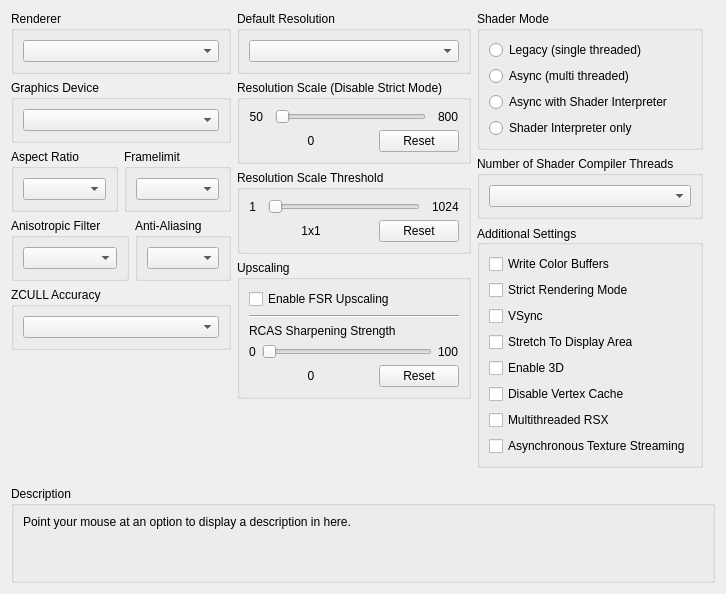
      <widget class="QWidget" name="gpuTab">
       <attribute name="title">
        <string>GPU</string>
       </attribute>
       <layout class="QVBoxLayout" name="gpuTab_layout" stretch="0,1,0">
        <item>
         <layout class="QHBoxLayout" name="gpuTabLayout" stretch="1,1,1">
          <item>
           <layout class="QVBoxLayout" name="gpuTabLayoutLeft">
            <item>
             <widget class="QGroupBox" name="gb_renderer">
              <property name="title">
               <string>Renderer</string>
              </property>
              <layout class="QVBoxLayout" name="gb_renderer_layout">
               <item>
                <widget class="QComboBox" name="renderBox"/>
               </item>
              </layout>
             </widget>
            </item>
            <item>
             <widget class="QGroupBox" name="gb_graphicsAdapter">
              <property name="title">
               <string>Graphics Device</string>
              </property>
              <layout class="QVBoxLayout" name="gb_graphicsAdapter_layout">
               <item>
                <widget class="QComboBox" name="graphicsAdapterBox"/>
               </item>
              </layout>
             </widget>
            </item>
            <item>
             <widget class="QWidget" name="widget_gpu_top" native="true">
              <layout class="QHBoxLayout" name="widget_gpu_top_layout" stretch="1,1">
               <property name="leftMargin">
                <number>0</number>
               </property>
               <property name="topMargin">
                <number>0</number>
               </property>
               <property name="rightMargin">
                <number>0</number>
               </property>
               <property name="bottomMargin">
                <number>0</number>
               </property>
               <item>
                <widget class="QGroupBox" name="gb_aspectRatio">
                 <property name="title">
                  <string>Aspect Ratio</string>
                 </property>
                 <layout class="QVBoxLayout" name="gb_aspectRatio_layout">
                  <item>
                   <widget class="QComboBox" name="aspectBox"/>
                  </item>
                 </layout>
                </widget>
               </item>
               <item>
                <widget class="QGroupBox" name="gb_frameLimit">
                 <property name="title">
                  <string>Framelimit</string>
                 </property>
                 <layout class="QVBoxLayout" name="gb_frameLimit_layout">
                  <item>
                   <widget class="QComboBox" name="frameLimitBox"/>
                  </item>
                 </layout>
                </widget>
               </item>
              </layout>
             </widget>
            </item>
            <item>
             <widget class="QWidget" name="widget_gpu_bottom" native="true">
              <layout class="QHBoxLayout" name="widget_gpu_bottom_layout" stretch="1,1">
               <property name="leftMargin">
                <number>0</number>
               </property>
               <property name="topMargin">
                <number>0</number>
               </property>
               <property name="rightMargin">
                <number>0</number>
               </property>
               <property name="bottomMargin">
                <number>0</number>
               </property>
               <item>
                <widget class="QGroupBox" name="gb_anisotropicFilter">
                 <property name="title">
                  <string>Anisotropic Filter</string>
                 </property>
                 <layout class="QVBoxLayout" name="gb_anisotropicFilter_layout">
                  <item>
                   <widget class="QComboBox" name="anisotropicFilterOverride"/>
                  </item>
                 </layout>
                </widget>
               </item>
               <item>
                <widget class="QGroupBox" name="gb_antiAliasing">
                 <property name="title">
                  <string>Anti-Aliasing</string>
                 </property>
                 <layout class="QVBoxLayout" name="gb_antiAliasing_layout">
                  <item>
                   <widget class="QComboBox" name="antiAliasing"/>
                  </item>
                 </layout>
                </widget>
               </item>
              </layout>
             </widget>
            </item>
            <item>
             <widget class="QWidget" name="widget_gpu_3" native="true">
              <layout class="QHBoxLayout" name="widget_gpu_3_layout" stretch="1">
               <property name="leftMargin">
                <number>0</number>
               </property>
               <property name="topMargin">
                <number>0</number>
               </property>
               <property name="rightMargin">
                <number>0</number>
               </property>
               <property name="bottomMargin">
                <number>0</number>
               </property>
               <item>
                <widget class="QGroupBox" name="gbZCULL">
                 <property name="title">
                  <string>ZCULL Accuracy</string>
                 </property>
                 <layout class="QVBoxLayout" name="gbZCULL_layout">
                  <item>
                   <widget class="QComboBox" name="zcullPrecisionMode"/>
                  </item>
                 </layout>
                </widget>
               </item>
              </layout>
             </widget>
            </item>
            <item>
             <spacer name="gpu_tab_layout_right_spacer">
              <property name="orientation">
               <enum>Qt::Vertical</enum>
              </property>
              <property name="sizeType">
               <enum>QSizePolicy::MinimumExpanding</enum>
              </property>
              <property name="sizeHint" stdset="0">
               <size>
                <width>0</width>
                <height>0</height>
               </size>
              </property>
             </spacer>
            </item>
           </layout>
          </item>
          <item>
           <layout class="QVBoxLayout" name="gpuTabLayoutMiddle">
            <item>
             <widget class="QGroupBox" name="gb_default_resolution">
              <property name="title">
               <string>Default Resolution</string>
              </property>
              <layout class="QVBoxLayout" name="gb_default_resolution_layout">
               <item>
                <widget class="QComboBox" name="resBox"/>
               </item>
              </layout>
             </widget>
            </item>
            <item>
             <layout class="QVBoxLayout" name="layout_resolution_scale">
              <property name="spacing">
               <number>6</number>
              </property>
              <property name="leftMargin">
               <number>0</number>
              </property>
              <item>
               <widget class="QGroupBox" name="gb_resolutionScale">
                <property name="title">
                 <string>Resolution Scale (Disable Strict Mode)</string>
                </property>
                <layout class="QVBoxLayout" name="gb_resolutionScale_layout">
                 <item>
                  <widget class="QWidget" name="resolutionScaleLayoutTop" native="true">
                   <layout class="QHBoxLayout" name="horizontalLayout_23" stretch="0,1,0">
                    <property name="spacing">
                     <number>12</number>
                    </property>
                    <property name="leftMargin">
                     <number>0</number>
                    </property>
                    <property name="topMargin">
                     <number>0</number>
                    </property>
                    <property name="rightMargin">
                     <number>0</number>
                    </property>
                    <property name="bottomMargin">
                     <number>0</number>
                    </property>
                    <item>
                     <widget class="QLabel" name="resolutionScaleMin">
                      <property name="text">
                       <string>50</string>
                      </property>
                      <property name="alignment">
                       <set>Qt::AlignRight|Qt::AlignTrailing|Qt::AlignVCenter</set>
                      </property>
                     </widget>
                    </item>
                    <item>
                     <widget class="QSlider" name="resolutionScale">
                      <property name="orientation">
                       <enum>Qt::Horizontal</enum>
                      </property>
                     </widget>
                    </item>
                    <item>
                     <widget class="QLabel" name="resolutionScaleMax">
                      <property name="text">
                       <string>800</string>
                      </property>
                     </widget>
                    </item>
                   </layout>
                  </widget>
                 </item>
                 <item>
                  <layout class="QHBoxLayout" name="resolutionScaleLayoutBottom" stretch="1,0">
                   <item>
                    <widget class="QLabel" name="resolutionScaleVal">
                     <property name="text">
                      <string>0</string>
                     </property>
                     <property name="alignment">
                      <set>Qt::AlignCenter</set>
                     </property>
                    </widget>
                   </item>
                   <item>
                    <widget class="QPushButton" name="resolutionScaleReset">
                     <property name="text">
                      <string>Reset</string>
                     </property>
                    </widget>
                   </item>
                  </layout>
                 </item>
                </layout>
               </widget>
              </item>
              <item>
               <widget class="QGroupBox" name="gb_minimumScalableDimension">
                <property name="title">
                 <string>Resolution Scale Threshold</string>
                </property>
                <layout class="QVBoxLayout" name="gb_minimumScalableDimension_layout">
                 <item>
                  <layout class="QHBoxLayout" name="minimumScalableDimensionLayoutTop" stretch="0,1,0">
                   <property name="spacing">
                    <number>12</number>
                   </property>
                   <item>
                    <widget class="QLabel" name="minimumScalableDimensionMin">
                     <property name="text">
                      <string>1</string>
                     </property>
                     <property name="alignment">
                      <set>Qt::AlignRight|Qt::AlignTrailing|Qt::AlignVCenter</set>
                     </property>
                    </widget>
                   </item>
                   <item>
                    <widget class="QSlider" name="minimumScalableDimension">
                     <property name="orientation">
                      <enum>Qt::Horizontal</enum>
                     </property>
                    </widget>
                   </item>
                   <item>
                    <widget class="QLabel" name="minimumScalableDimensionMax">
                     <property name="text">
                      <string>1024</string>
                     </property>
                    </widget>
                   </item>
                  </layout>
                 </item>
                 <item>
                  <layout class="QHBoxLayout" name="minimumScalableDimensionLayoutBottom" stretch="1,0">
                   <item>
                    <widget class="QLabel" name="minimumScalableDimensionVal">
                     <property name="text">
                      <string>1x1</string>
                     </property>
                     <property name="alignment">
                      <set>Qt::AlignCenter</set>
                     </property>
                    </widget>
                   </item>
                   <item>
                    <widget class="QPushButton" name="minimumScalableDimensionReset">
                     <property name="text">
                      <string>Reset</string>
                     </property>
                    </widget>
                   </item>
                  </layout>
                 </item>
                </layout>
               </widget>
              </item>
             </layout>
            </item>
            <item>
             <widget class="QGroupBox" name="gb_Upscaling">
              <property name="title">
               <string>Upscaling</string>
              </property>
              <layout class="QVBoxLayout" name="gb_Upscaling_layout">
               <item>
                <widget class="QCheckBox" name="fsrUpscalingEnable">
                 <property name="text">
                  <string>Enable FSR Upscaling</string>
                 </property>
                </widget>
               </item>
               <item>
                <widget class="Line" name="line">
                 <property name="orientation">
                  <enum>Qt::Horizontal</enum>
                 </property>
                </widget>
               </item>
               <item>
                <widget class="QWidget" name="fsrSharpeningStrengthWidget" native="true">
                 <layout class="QVBoxLayout" name="fsrSharpeningWidgetLayout">
                  <property name="leftMargin">
                   <number>0</number>
                  </property>
                  <property name="topMargin">
                   <number>0</number>
                  </property>
                  <property name="rightMargin">
                   <number>0</number>
                  </property>
                  <property name="bottomMargin">
                   <number>0</number>
                  </property>
                  <item>
                   <widget class="QLabel" name="fsrSharpeningStrengthLabel">
                    <property name="sizePolicy">
                     <sizepolicy hsizetype="Preferred" vsizetype="Preferred">
                      <horstretch>0</horstretch>
                      <verstretch>0</verstretch>
                     </sizepolicy>
                    </property>
                    <property name="text">
                     <string>RCAS Sharpening Strength</string>
                    </property>
                    <property name="alignment">
                     <set>Qt::AlignBottom|Qt::AlignLeading|Qt::AlignLeft</set>
                    </property>
                    <property name="margin">
                     <number>1</number>
                    </property>
                   </widget>
                  </item>
                  <item>
                   <layout class="QHBoxLayout" name="fsrSharpeningLayoutTop">
                    <item>
                     <widget class="QLabel" name="minSharpeningVal">
                      <property name="text">
                       <string>0</string>
                      </property>
                     </widget>
                    </item>
                    <item>
                     <widget class="QSlider" name="fsrSharpeningStrength">
                      <property name="orientation">
                       <enum>Qt::Horizontal</enum>
                      </property>
                     </widget>
                    </item>
                    <item>
                     <widget class="QLabel" name="maxSharpeningVal">
                      <property name="sizePolicy">
                       <sizepolicy hsizetype="Minimum" vsizetype="Preferred">
                        <horstretch>0</horstretch>
                        <verstretch>0</verstretch>
                       </sizepolicy>
                      </property>
                      <property name="text">
                       <string>100</string>
                      </property>
                     </widget>
                    </item>
                   </layout>
                  </item>
                  <item>
                   <layout class="QHBoxLayout" name="fsrSharpeningLayoutBottom" stretch="1,0">
                    <item>
                     <widget class="QLabel" name="fsrSharpeningStrengthVal">
                      <property name="text">
                       <string>0</string>
                      </property>
                      <property name="alignment">
                       <set>Qt::AlignCenter</set>
                      </property>
                     </widget>
                    </item>
                    <item>
                     <widget class="QPushButton" name="fsrSharpeningStrengthReset">
                      <property name="text">
                       <string>Reset</string>
                      </property>
                     </widget>
                    </item>
                   </layout>
                  </item>
                 </layout>
                </widget>
               </item>
              </layout>
             </widget>
            </item>
            <item>
             <spacer name="gpu_tab_layout_middle_spacer">
              <property name="orientation">
               <enum>Qt::Vertical</enum>
              </property>
              <property name="sizeType">
               <enum>QSizePolicy::MinimumExpanding</enum>
              </property>
              <property name="sizeHint" stdset="0">
               <size>
                <width>0</width>
                <height>0</height>
               </size>
              </property>
             </spacer>
            </item>
           </layout>
          </item>
          <item>
           <layout class="QVBoxLayout" name="gpuTabLayoutRight">
            <property name="rightMargin">
             <number>12</number>
            </property>
            <property name="bottomMargin">
             <number>12</number>
            </property>
            <item>
             <widget class="QGroupBox" name="gb_shader_mode">
              <property name="minimumSize">
               <size>
                <width>0</width>
                <height>123</height>
               </size>
              </property>
              <property name="title">
               <string>Shader Mode</string>
              </property>
              <layout class="QVBoxLayout" name="verticalLayout">
               <item>
                <widget class="QRadioButton" name="rb_legacy_recompiler">
                 <property name="text">
                  <string notr="true">Legacy (single threaded)</string>
                 </property>
                </widget>
               </item>
               <item>
                <widget class="QRadioButton" name="rb_async_recompiler">
                 <property name="text">
                  <string notr="true">Async (multi threaded)</string>
                 </property>
                </widget>
               </item>
               <item>
                <widget class="QRadioButton" name="rb_async_with_shader_interpreter">
                 <property name="text">
                  <string notr="true">Async with Shader Interpreter</string>
                 </property>
                </widget>
               </item>
               <item>
                <widget class="QRadioButton" name="rb_shader_interpreter_only">
                 <property name="text">
                  <string notr="true">Shader Interpreter only</string>
                 </property>
                </widget>
               </item>
              </layout>
             </widget>
            </item>
            <item>
             <widget class="QGroupBox" name="gb_shader_compiler_threads">
              <property name="title">
               <string>Number of Shader Compiler Threads</string>
              </property>
              <layout class="QVBoxLayout" name="gb_shader_compiler_threads_layout">
               <item>
                <widget class="QComboBox" name="shaderCompilerThreads"/>
               </item>
              </layout>
             </widget>
            </item>
            <item>
             <widget class="QGroupBox" name="gb_additional_settings">
              <property name="sizePolicy">
               <sizepolicy hsizetype="Preferred" vsizetype="Preferred">
                <horstretch>0</horstretch>
                <verstretch>0</verstretch>
               </sizepolicy>
              </property>
              <property name="title">
               <string>Additional Settings</string>
              </property>
              <property name="alignment">
               <set>Qt::AlignLeading|Qt::AlignLeft|Qt::AlignVCenter</set>
              </property>
              <layout class="QVBoxLayout" name="gb_additional_settings_layout">
               <item>
                <widget class="QCheckBox" name="dumpColor">
                 <property name="text">
                  <string>Write Color Buffers</string>
                 </property>
                </widget>
               </item>
               <item>
                <widget class="QCheckBox" name="strictModeRendering">
                 <property name="text">
                  <string>Strict Rendering Mode</string>
                 </property>
                </widget>
               </item>
               <item>
                <widget class="QCheckBox" name="vsync">
                 <property name="text">
                  <string>VSync</string>
                 </property>
                </widget>
               </item>
               <item>
                <widget class="QCheckBox" name="stretchToDisplayArea">
                 <property name="text">
                  <string>Stretch To Display Area</string>
                 </property>
                </widget>
               </item>
               <item>
                <widget class="QCheckBox" name="Enable3D">
                 <property name="text">
                  <string>Enable 3D</string>
                 </property>
                </widget>
               </item>
               <item>
                <widget class="QCheckBox" name="disableVertexCache">
                 <property name="text">
                  <string>Disable Vertex Cache</string>
                 </property>
                </widget>
               </item>
               <item>
                <widget class="QCheckBox" name="multithreadedRSX">
                 <property name="text">
                  <string>Multithreaded RSX</string>
                 </property>
                </widget>
               </item>
               <item>
                <widget class="QCheckBox" name="asyncTextureStreaming">
                 <property name="text">
                  <string>Asynchronous Texture Streaming</string>
                 </property>
                </widget>
               </item>
               <item>
                <spacer name="additional_settings_spacer">
                 <property name="orientation">
                  <enum>Qt::Vertical</enum>
                 </property>
                 <property name="sizeType">
                  <enum>QSizePolicy::MinimumExpanding</enum>
                 </property>
                 <property name="sizeHint" stdset="0">
                  <size>
                   <width>0</width>
                   <height>0</height>
                  </size>
                 </property>
                </spacer>
               </item>
              </layout>
             </widget>
            </item>
           </layout>
          </item>
         </layout>
        </item>
        <item>
         <spacer name="gpuTabSpacer">
          <property name="orientation">
           <enum>Qt::Vertical</enum>
          </property>
          <property name="sizeType">
           <enum>QSizePolicy::MinimumExpanding</enum>
          </property>
          <property name="sizeHint" stdset="0">
           <size>
            <width>0</width>
            <height>0</height>
           </size>
          </property>
         </spacer>
        </item>
        <item>
         <widget class="QGroupBox" name="gb_description_gpu">
          <property name="title">
           <string>Description</string>
          </property>
          <layout class="QHBoxLayout" name="gb_description_gpu_layout">
           <item>
            <widget class="QLabel" name="description_gpu">
             <property name="text">
              <string>Point your mouse at an option to display a description in here.


</string>
             </property>
             <property name="textFormat">
              <enum>Qt::PlainText</enum>
             </property>
             <property name="alignment">
              <set>Qt::AlignLeading|Qt::AlignLeft|Qt::AlignTop</set>
             </property>
             <property name="wordWrap">
              <bool>true</bool>
             </property>
            </widget>
           </item>
          </layout>
         </widget>
        </item>
       </layout>
      </widget>
